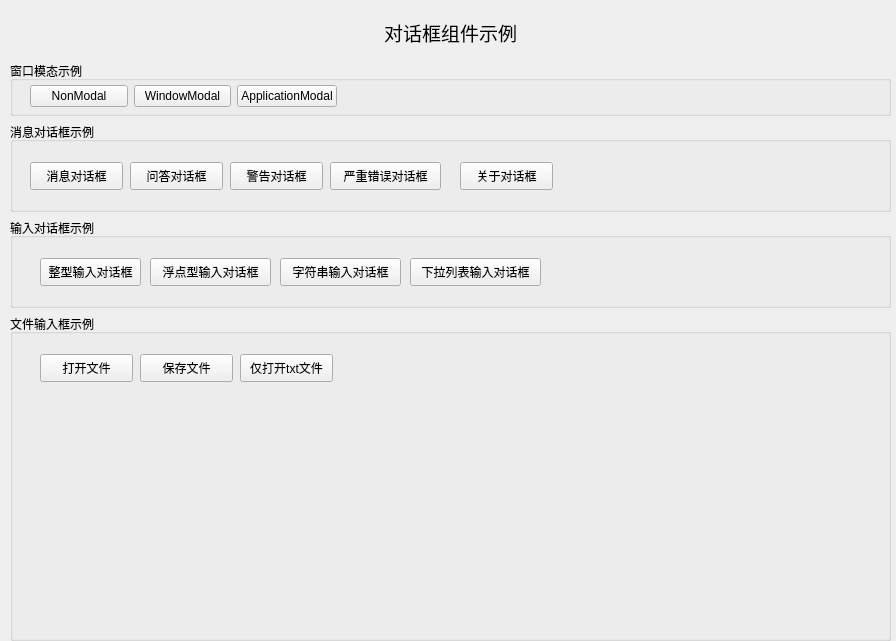
<?xml version="1.0" encoding="UTF-8"?>
<ui version="4.0">
 <class>DemoDialog</class>
 <widget class="QWidget" name="DemoDialog">
  <property name="geometry">
   <rect>
    <x>0</x>
    <y>0</y>
    <width>896</width>
    <height>641</height>
   </rect>
  </property>
  <property name="windowTitle">
   <string>Form</string>
  </property>
  <widget class="QWidget" name="verticalLayoutWidget">
   <property name="geometry">
    <rect>
     <x>10</x>
     <y>10</y>
     <width>881</width>
     <height>631</height>
    </rect>
   </property>
   <layout class="QVBoxLayout" name="verticalLayout">
    <item>
     <widget class="QLabel" name="label">
      <property name="sizePolicy">
       <sizepolicy hsizetype="Preferred" vsizetype="Fixed">
        <horstretch>0</horstretch>
        <verstretch>0</verstretch>
       </sizepolicy>
      </property>
      <property name="minimumSize">
       <size>
        <width>0</width>
        <height>45</height>
       </size>
      </property>
      <property name="font">
       <font>
        <pointsize>14</pointsize>
       </font>
      </property>
      <property name="text">
       <string>对话框组件示例</string>
      </property>
      <property name="alignment">
       <set>Qt::AlignCenter</set>
      </property>
     </widget>
    </item>
    <item>
     <widget class="QGroupBox" name="groupBox">
      <property name="sizePolicy">
       <sizepolicy hsizetype="Preferred" vsizetype="Fixed">
        <horstretch>0</horstretch>
        <verstretch>0</verstretch>
       </sizepolicy>
      </property>
      <property name="minimumSize">
       <size>
        <width>0</width>
        <height>55</height>
       </size>
      </property>
      <property name="title">
       <string>窗口模态示例</string>
      </property>
      <widget class="QWidget" name="layoutWidget">
       <property name="geometry">
        <rect>
         <x>20</x>
         <y>20</y>
         <width>307</width>
         <height>30</height>
        </rect>
       </property>
       <layout class="QHBoxLayout" name="horizontalLayout">
        <item>
         <widget class="QPushButton" name="btnNonModal">
          <property name="text">
           <string>NonModal</string>
          </property>
         </widget>
        </item>
        <item>
         <widget class="QPushButton" name="btnWindowModal">
          <property name="text">
           <string>WindowModal</string>
          </property>
         </widget>
        </item>
        <item>
         <widget class="QPushButton" name="btnApplicationModal">
          <property name="text">
           <string>ApplicationModal</string>
          </property>
         </widget>
        </item>
       </layout>
      </widget>
     </widget>
    </item>
    <item>
     <widget class="QGroupBox" name="groupBox_2">
      <property name="sizePolicy">
       <sizepolicy hsizetype="Preferred" vsizetype="Fixed">
        <horstretch>0</horstretch>
        <verstretch>0</verstretch>
       </sizepolicy>
      </property>
      <property name="minimumSize">
       <size>
        <width>0</width>
        <height>90</height>
       </size>
      </property>
      <property name="title">
       <string>消息对话框示例</string>
      </property>
      <widget class="QPushButton" name="btnInformation">
       <property name="geometry">
        <rect>
         <x>20</x>
         <y>40</y>
         <width>93</width>
         <height>28</height>
        </rect>
       </property>
       <property name="text">
        <string>消息对话框</string>
       </property>
      </widget>
      <widget class="QPushButton" name="btnQuestion">
       <property name="geometry">
        <rect>
         <x>120</x>
         <y>40</y>
         <width>93</width>
         <height>28</height>
        </rect>
       </property>
       <property name="text">
        <string>问答对话框</string>
       </property>
      </widget>
      <widget class="QPushButton" name="btnWarning">
       <property name="geometry">
        <rect>
         <x>220</x>
         <y>40</y>
         <width>93</width>
         <height>28</height>
        </rect>
       </property>
       <property name="text">
        <string>警告对话框</string>
       </property>
      </widget>
      <widget class="QPushButton" name="btnCritical">
       <property name="geometry">
        <rect>
         <x>320</x>
         <y>40</y>
         <width>111</width>
         <height>28</height>
        </rect>
       </property>
       <property name="text">
        <string>严重错误对话框</string>
       </property>
      </widget>
      <widget class="QPushButton" name="btnAbout">
       <property name="geometry">
        <rect>
         <x>450</x>
         <y>40</y>
         <width>93</width>
         <height>28</height>
        </rect>
       </property>
       <property name="text">
        <string>关于对话框</string>
       </property>
      </widget>
     </widget>
    </item>
    <item>
     <widget class="QGroupBox" name="groupBox_3">
      <property name="sizePolicy">
       <sizepolicy hsizetype="Preferred" vsizetype="Fixed">
        <horstretch>0</horstretch>
        <verstretch>0</verstretch>
       </sizepolicy>
      </property>
      <property name="minimumSize">
       <size>
        <width>0</width>
        <height>90</height>
       </size>
      </property>
      <property name="title">
       <string>输入对话框示例</string>
      </property>
      <widget class="QPushButton" name="btnIntInputDialog">
       <property name="geometry">
        <rect>
         <x>30</x>
         <y>40</y>
         <width>101</width>
         <height>28</height>
        </rect>
       </property>
       <property name="text">
        <string>整型输入对话框</string>
       </property>
      </widget>
      <widget class="QPushButton" name="btnDoubleInputDialog">
       <property name="geometry">
        <rect>
         <x>140</x>
         <y>40</y>
         <width>121</width>
         <height>28</height>
        </rect>
       </property>
       <property name="text">
        <string>浮点型输入对话框</string>
       </property>
      </widget>
      <widget class="QPushButton" name="btnStringInputDialog">
       <property name="geometry">
        <rect>
         <x>270</x>
         <y>40</y>
         <width>121</width>
         <height>28</height>
        </rect>
       </property>
       <property name="text">
        <string>字符串输入对话框</string>
       </property>
      </widget>
      <widget class="QPushButton" name="btnComboInputDialog">
       <property name="geometry">
        <rect>
         <x>400</x>
         <y>40</y>
         <width>131</width>
         <height>28</height>
        </rect>
       </property>
       <property name="text">
        <string>下拉列表输入对话框</string>
       </property>
      </widget>
     </widget>
    </item>
    <item>
     <widget class="QGroupBox" name="groupBox_4">
      <property name="title">
       <string>文件输入框示例</string>
      </property>
      <widget class="QPushButton" name="btnOpenFile">
       <property name="geometry">
        <rect>
         <x>30</x>
         <y>40</y>
         <width>93</width>
         <height>28</height>
        </rect>
       </property>
       <property name="text">
        <string>打开文件</string>
       </property>
      </widget>
      <widget class="QPushButton" name="btnSaveFile">
       <property name="geometry">
        <rect>
         <x>130</x>
         <y>40</y>
         <width>93</width>
         <height>28</height>
        </rect>
       </property>
       <property name="text">
        <string>保存文件</string>
       </property>
      </widget>
      <widget class="QPushButton" name="btnOpenFileWithFilter">
       <property name="geometry">
        <rect>
         <x>230</x>
         <y>40</y>
         <width>93</width>
         <height>28</height>
        </rect>
       </property>
       <property name="text">
        <string>仅打开txt文件</string>
       </property>
      </widget>
     </widget>
    </item>
   </layout>
  </widget>
 </widget>
 <resources/>
 <connections/>
</ui>
